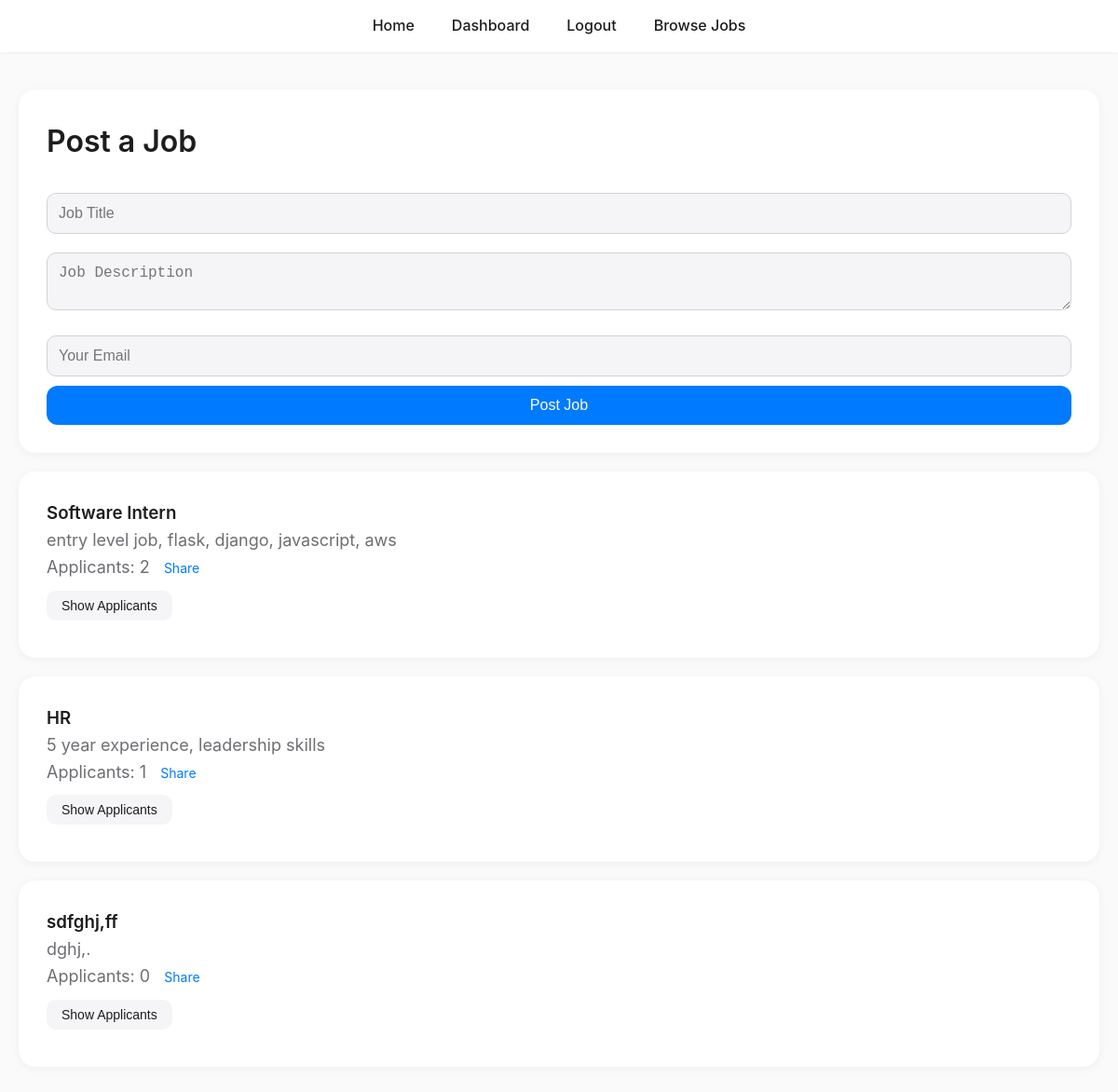
Page /recruiter-home (signed in) on the committed database.
### app.py (models this page shows)
    class Job(db.Model):
        id = db.Column(db.Integer, primary_key=True)
        title = db.Column(db.String(120), nullable=False)
        description = db.Column(db.Text, nullable=False)
        email = db.Column(db.String(120), nullable=False)

### app.py (the view)
    @app.route('/recruiter-home')
    @login_required
    def index():
        jobs = Job.query.all()
        data = []
        for job in jobs:
            applicants = Applicant.query.filter_by(job_id=job.id).all()
            applicant_info = [
                {
                    'id': applicant.id,
                    'email': applicant.email,
                    'ats_score': applicant.ats_score,
                    'chatbot_score': applicant.chatbot_score
                }
                for applicant in sorted(applicants, key=lambda x: (x.ats_score if x.ats_score is not None else 0), reverse=True)
            ]
            data.append({'job': job, 'applicant_count': len(applicants), 'applicants': applicant_info})
        return render_template('home.html', jobs=data)

### templates/home.html (shortened to what this page needs)
<!DOCTYPE html>
<html lang="en">
<head>
    <link rel="stylesheet" href="{{ url_for('static', filename='styles.css') }}">
</head>
<body>
    <div class="navbar">
        <a href="{{ url_for('landing') }}">Home</a>
        <a href="{{ url_for('index') }}">Dashboard</a>
        <a href="{{ url_for('logout') }}">Logout</a>
        <a href="{{ url_for('job_list') }}">Browse Jobs</a>
    </div>
    <div class="container">
        <div class="job-form card">
            <h2>Post a Job</h2>
            <form id="jobForm">
                <input type="text" name="title" placeholder="Job Title" required>
                <textarea name="description" placeholder="Job Description" required></textarea>
                <input type="email" name="email" placeholder="Your Email" required>
                <button type="submit">Post Job</button>
            </form>
        </div>
        {% for data in jobs %}
        <div class="job-item card" data-job-id="{{ data.job.id }}">
            <h3>{{ data.job.title }}</h3>
            <p>{{ data.job.description }}</p>
            <p>Applicants: <span class="applicant-count">{{ data.applicant_count }}</span>
                <a href="https://www.linkedin.com/sharing/share-offsite/?url={{ url_for('apply', job_id=data.job.id, _external=True) | urlencode }}" target="_blank" class="share-link">Share</a>
            </p>
            <button class="toggle-applicants">Show Applicants</button>
        </div>
        {% endfor %}
    </div>
</body>
</html>

### static/styles.css (style rules this page uses)
:root { --primary-color: #007aff; --secondary-color: #005bb5; --background-color: #fafafa; --text-color: #1d1d1f; --border-color: #d2d2d7; --card-background: #ffffff; --card-shadow: 0 2px 10px rgba(0, 0, 0, 0.05); --success-color: #2e7d32; --error-color: #d32f2f; }
* { margin: 0; padding: 0; box-sizing: border-box; }
body { font-family: 'SF Pro Display', -apple-system, BlinkMacSystemFont, 'Segoe UI', Roboto, Oxygen, Ubuntu, Cantarell, 'Open Sans', 'Helvetica Neue', sans-serif; background-color: var(--background-color); color: var(--text-color); line-height: 1.6; }
.navbar { background-color: rgba(255, 255, 255, 0.9); backdrop-filter: blur(10px); padding: 15px 30px; display: flex; justify-content: center; align-items: center; position: sticky; top: 0; z-index: 100; box-shadow: 0 1px 3px rgba(0, 0, 0, 0.05); }
.navbar a { margin: 0 20px; text-decoration: none; color: var(--text-color); font-size: 16px; font-weight: 500; transition: color 0.3s ease; }
.container { max-width: 1200px; margin: 0 auto; padding: 40px 20px; }
h1, h2, h3 { font-weight: 600; color: var(--text-color); }
h2 { font-size: 32px; margin-bottom: 20px; }
p { font-size: 18px; color: #6e6e73; }
.card { background: var(--card-background); border-radius: 18px; padding: 30px; box-shadow: var(--card-shadow); margin-bottom: 20px; transition: transform 0.3s ease; }
form input, form textarea, form select { width: 100%; padding: 12px; margin: 10px 0; border: 1px solid var(--border-color); border-radius: 10px; font-size: 16px; background-color: #f5f5f7; transition: border-color 0.3s ease; }
form button { background-color: var(--primary-color); color: white; padding: 12px; border: none; border-radius: 12px; width: 100%; font-size: 16px; font-weight: 500; cursor: pointer; transition: background-color 0.3s ease, transform 0.1s ease; }

### templates/home.html (style rules this page uses)
.job-item { animation: fadeInUp 0.5s ease; }
.toggle-applicants { background: #f5f5f7; border: none; padding: 8px 16px; border-radius: 10px; cursor: pointer; margin-top: 10px; font-size: 14px; font-weight: 500; color: #1d1d1f; transition: background-color 0.3s ease; }
.share-link { color: #007aff; text-decoration: none; margin-left: 10px; font-size: 14px; }

### rows in the picture
Job: job "Software Intern", job.description "entry level job, flask, django, javascript, aws"
Job: job "HR", job.description "5 year experience, leadership skills"
Job: job "sdfghj,ff", job.description "dghj,."

### other values in the picture
{{ data.applicant_count }} "2" "1" "0"
